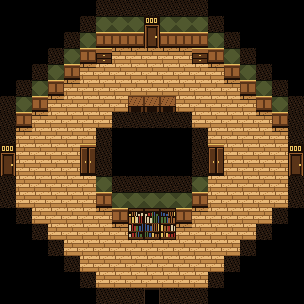

A 2D game scene composited from a Tiled map and its tileset images. What follows is a short description and the map's XML, with every tile layer's data as written:
An orthogonal 19x19 tile map with 16x16 px tiles, 1 tile layer (tiles) and 9 objects (3x exit, 2x drawer, 2x closet, keyspot, entry).

<map version="1.10" tiledversion="1.12.2" orientation="orthogonal" renderorder="right-down" width="19" height="19" tilewidth="16" tileheight="16" infinite="0" nextlayerid="3" nextobjectid="19">
 <properties>
  <property name="allow_lock" type="bool" value="true" />
  <property name="kind" value="normal" />
 </properties>
 <tileset firstgid="1" source="../tilesets/hotel.tsx" />
 <layer id="1" name="tiles" width="19" height="19">
  <data encoding="csv">
0,0,0,0,0,0,7,7,7,7,7,7,7,0,0,0,0,0,0,
0,0,0,0,0,7,8,8,8,10,8,8,8,7,0,0,0,0,0,
0,0,0,0,7,8,9,9,9,11,9,9,9,8,7,0,0,0,0,
0,0,0,7,8,9,14,3,3,3,3,3,14,9,8,7,0,0,0,
0,0,7,8,9,3,2,2,2,2,2,2,2,3,9,8,7,0,0,
0,7,8,9,3,2,2,2,2,2,2,2,2,2,3,9,8,7,0,
7,8,9,3,2,2,2,2,15,15,15,2,2,2,2,3,9,8,7,
7,9,3,2,2,2,2,7,7,7,7,7,2,2,2,2,3,9,7,
7,3,2,2,2,2,7,0,0,0,0,0,7,2,2,2,2,3,7,
10,2,2,2,2,12,7,0,0,0,0,0,7,12,2,2,2,2,10,
11,2,2,2,2,13,7,0,0,0,0,0,7,13,2,2,2,2,11,
7,2,2,2,2,2,8,7,7,7,7,7,8,2,2,2,2,2,7,
7,2,2,2,2,2,9,8,8,8,8,8,9,2,2,2,2,2,7,
0,7,2,2,2,2,3,9,32,33,34,9,3,2,2,2,2,7,0,
0,0,7,2,2,2,2,3,35,36,37,3,2,2,2,2,7,0,0,
0,0,0,7,2,2,2,2,2,2,2,2,2,2,2,7,0,0,0,
0,0,0,0,7,2,2,2,2,2,2,2,2,2,7,0,0,0,0,
0,0,0,0,0,7,2,2,2,2,2,2,2,7,0,0,0,0,0,
0,0,0,0,0,0,7,7,7,25,7,7,7,0,0,0,0,0,0
</data>
 </layer>
 <objectgroup id="2" name="objects">
  <object id="10" name="keyspot" x="144" y="96">
   <point />
  </object>
  <object id="11" name="exit" x="144" y="16" width="16" height="32">
   <properties>
    <property name="wall" value="top" />
   </properties>
  </object>
  <object id="12" name="exit" x="0" y="144" width="16" height="32">
   <properties>
    <property name="wall" value="left" />
   </properties>
  </object>
  <object id="13" name="exit" x="288" y="144" width="16" height="32">
   <properties>
    <property name="wall" value="right" />
   </properties>
  </object>
  <object id="14" name="entry" x="144" y="288" width="16" height="16">
   <properties>
    <property name="wall" value="bottom" />
   </properties>
  </object>
  <object id="15" name="drawer" x="96" y="48" width="16" height="16" />
  <object id="16" name="drawer" x="192" y="48" width="16" height="16" />
  <object id="17" name="closet" x="80" y="144" width="16" height="32" />
  <object id="18" name="closet" x="208" y="144" width="16" height="32" />
 </objectgroup>
</map>
